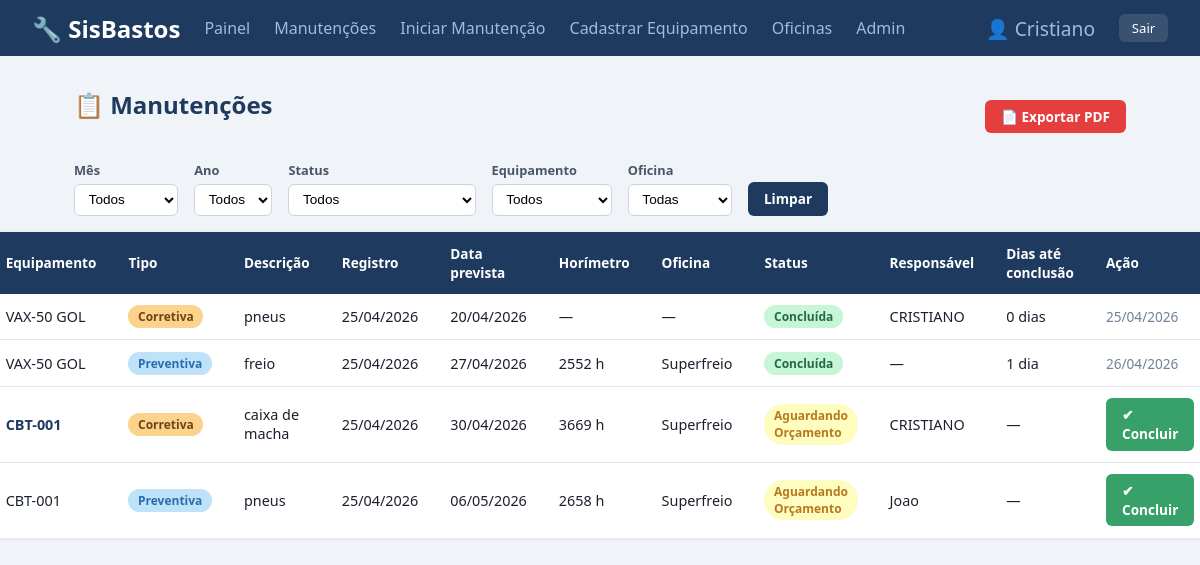
Page /manutencoes/ (signed in) on the earlier database version.
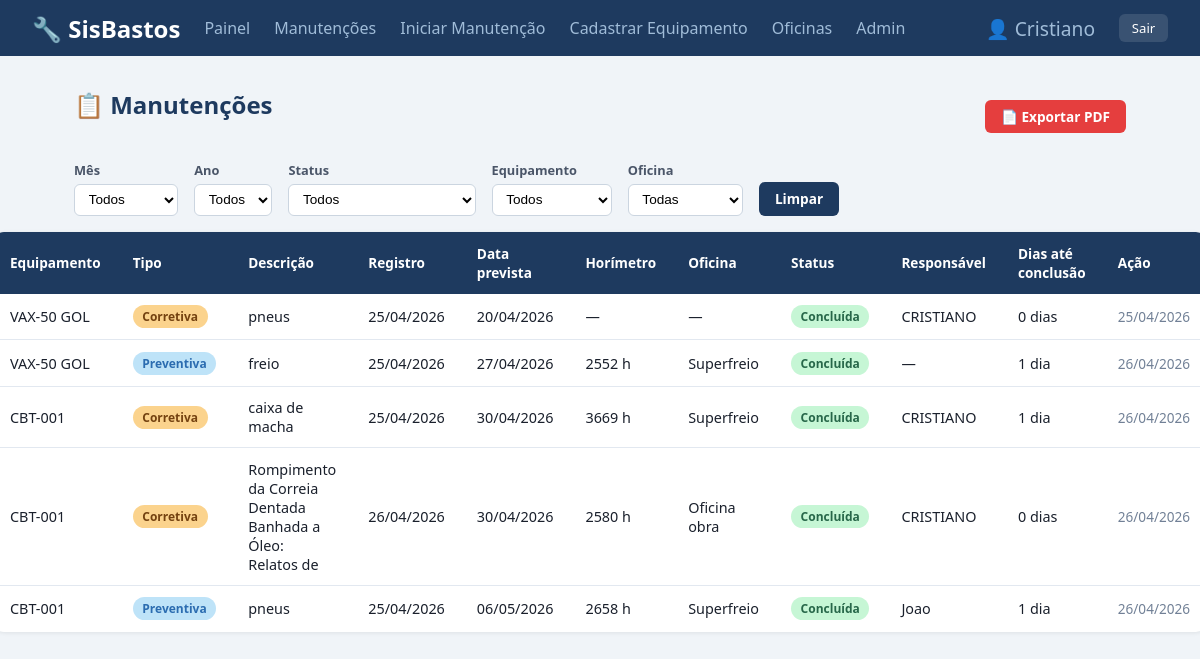
Same page on the later database version.
### manutencao/models.py (models this page shows, shortened)
class Manutencao(models.Model):
    TIPO_CHOICES = [
        ("preventiva", "Preventiva"),
        ("corretiva",  "Corretiva"),
    ]
    STATUS_CHOICES = [
        ("concluida",            "Concluída"),
        ("aguardando_orcamento", "Aguardando Orçamento"),
        ("orcamento_aprovado",   "Orçamento Aprovado"),
    ]
    equipamento    = models.ForeignKey(
        Equipamento,
        on_delete=models.CASCADE,
        related_name="manutencoes"
    )
    tipo           = models.CharField(max_length=20, choices=TIPO_CHOICES)
    descricao      = models.TextField()
    data_registro  = models.DateField(auto_now_add=True)  # preenchido automaticamente ao salvar
    data_prevista  = models.DateField()
    data_realizada = models.DateField(null=True, blank=True)
    status         = models.CharField(max_length=30, choices=STATUS_CHOICES, default="aguardando_orcamento")
    responsavel    = models.CharField(max_length=100, blank=True)
    horimetro      = models.PositiveIntegerField(null=True, blank=True, verbose_name="Horímetro (h)")
    oficina        = models.ForeignKey(
        Oficina,
        on_delete=models.SET_NULL,
        null=True, blank=True,
        related_name="manutencoes",
        verbose_name="Oficina"
    )
    criado_por     = models.ForeignKey(
        "auth.User",
        on_delete=models.SET_NULL,
        null=True, blank=True,
        related_name="manutencoes_criadas",
        verbose_name="Criado por"
    )
    @property
    def dias_ate_conclusao(self):
        if self.data_realizada and self.data_registro:
            return (self.data_realizada - self.data_registro).days
        return None
    class Meta:
        verbose_name        = "Manutenção"
        verbose_name_plural = "Manutenções"
        ordering            = ["data_prevista"]

class Equipamento(models.Model):
    nome        = models.CharField(max_length=100)
    localizacao = models.CharField(max_length=100)
    descricao   = models.TextField(blank=True)
    def __str__(self):
        return self.nome
    class Meta:
        verbose_name        = "Equipamento"
        verbose_name_plural = "Equipamentos"
        ordering            = ["nome"]

class Oficina(models.Model):
    nome        = models.CharField(max_length=100)
    telefone    = models.CharField(max_length=20, blank=True)
    responsavel = models.CharField(max_length=100, blank=True)
    class Meta:
        verbose_name        = "Oficina"
        verbose_name_plural = "Oficinas"
        ordering            = ["nome"]

### manutencao/views.py (the view)
# urls.py: path("manutencoes/",                   views.lista_manutencoes,     name="lista_manutencoes"),
@login_required
def lista_manutencoes(request):
    from django.core.paginator import Paginator
    manutencoes = Manutencao.objects.select_related("equipamento").all()
    status = request.GET.get("status")
    eq_id  = request.GET.get("equipamento")
    mes    = request.GET.get("mes")
    ano    = request.GET.get("ano")
    of_id  = request.GET.get("oficina")
    if status:
        manutencoes = manutencoes.filter(status=status)
    if eq_id:
        manutencoes = manutencoes.filter(equipamento_id=eq_id)
    if mes:
        manutencoes = manutencoes.filter(data_registro__month=mes)
    if ano:
        manutencoes = manutencoes.filter(data_registro__year=ano)
    if of_id:
        manutencoes = manutencoes.filter(oficina_id=of_id)
    from django.db.models.functions import ExtractYear
    anos_disponiveis = (
        Manutencao.objects.annotate(ano=ExtractYear("data_registro"))
        .values_list("ano", flat=True)
        .distinct()
        .order_by("-ano")
    )
    paginator   = Paginator(manutencoes, 7)
    pagina_num  = request.GET.get("pagina", 1)
    pagina      = paginator.get_page(pagina_num)
    query = request.GET.copy()
    query.pop("pagina", None)
    query_string = query.urlencode()
    context = {
        "manutencoes":      pagina,
        "pagina":           pagina,
        "query_string":     query_string,
        "equipamentos":     Equipamento.objects.all(),
        "oficinas":         Oficina.objects.all(),
        "filtro_status":    status,
        "filtro_eq":        eq_id,
        "filtro_mes":       mes,
        "filtro_ano":       ano,
        "filtro_oficina":   of_id,
        "anos_disponiveis": anos_disponiveis,
    }
    return render(request, "manutencao/lista_manutencoes.html", context)

### manutencao/templates/manutencao/lista_manutencoes.html (shortened to what this page needs)
{% extends "manutencao/base.html" %}
{% block conteudo %}
<div class="toolbar">
  <h1>📋 Manutenções</h1>
  <a href="{% url 'exportar_pdf' %}?" class="btn btn-pdf">📄 Exportar PDF</a>
</div>
<form method="get" class="filtros">
  <div>
    <label style="font-size:.8rem;font-weight:600;">Mês</label>
    <select name="mes" onchange="this.form.submit()">
      <option value="">Todos</option>
    </select>
  </div>
  <div>
    <label style="font-size:.8rem;font-weight:600;">Ano</label>
    <select name="ano" onchange="this.form.submit()">
      <option value="">Todos</option>
    </select>
  </div>
  <div>
    <label style="font-size:.8rem;font-weight:600;">Status</label>
    <select name="status" onchange="this.form.submit()">
      <option value="">Todos</option>
    </select>
  </div>
  <div>
    <label style="font-size:.8rem;font-weight:600;">Equipamento</label>
    <select name="equipamento" onchange="this.form.submit()">
      <option value="">Todos</option>
    </select>
  </div>
  <div>
    <label style="font-size:.8rem;font-weight:600;">Oficina</label>
    <select name="oficina" onchange="this.form.submit()">
      <option value="">Todas</option>
    </select>
  </div>
  <a href="{% url 'lista_manutencoes' %}" class="btn btn-primary">Limpar</a>
</form>
<table>
  <thead>
    <tr>
      <th>Equipamento</th><th>Tipo</th><th>Descrição</th>
      <th>Registro</th><th>Data prevista</th><th>Horímetro</th><th>Oficina</th><th>Status</th><th>Responsável</th><th>Dias até conclusão</th><th>Ação</th>
    </tr>
  </thead>
  <tbody>
    {% for m in manutencoes %}
    <tr>
      <td>
        {% if m.status != "concluida" and m.criado_por == request.user %}
          <a href="{% url 'editar_manutencao' m.pk %}" style="color:#1e3a5f;font-weight:600;text-decoration:none;">{{ m.equipamento }}</a>
        {% else %}
          {{ m.equipamento }}
        {% endif %}
      </td>
      <td><span class="badge {{ m.tipo }}">{{ m.get_tipo_display }}</span></td>
      <td>{{ m.descricao }}</td>
      <td>{{ m.data_registro|date:"d/m/Y" }}</td>
      <td>{{ m.data_prevista|date:"d/m/Y" }}</td>
      <td>{% if m.horimetro is not None %}{{ m.horimetro }} h{% else %}—{% endif %}</td>
      <td>{{ m.oficina.nome|default:"—" }}</td>
      <td><span class="badge {{ m.status }}">{{ m.get_status_display }}</span></td>
      <td>{{ m.responsavel|default:"—" }}</td>
      <td>
        {% if m.dias_ate_conclusao is not None %}
          {{ m.dias_ate_conclusao }} dia{{ m.dias_ate_conclusao|pluralize }}
        {% else %}
          —
        {% endif %}
      </td>
      <td>
        {% if m.status != "concluida" %}
        <a href="{% url 'concluir_manutencao' m.pk %}" class="btn btn-success">✔ Concluir</a>
        {% else %}
        <span style="color:#718096;font-size:.85rem;">{{ m.data_realizada|date:"d/m/Y" }}</span>
        {% endif %}
      </td>
    </tr>
    {% empty %}
    <tr><td colspan="11" style="text-align:center;color:#718096;padding:2rem;">Nenhuma manutenção encontrada.</td></tr>
    {% endfor %}
  </tbody>
</table>
{% endblock %}

### manutencao/templates/manutencao/base.html (shortened to what this page needs)
<!DOCTYPE html>
<html lang="pt-br">
<head>
</head>
<body>
  <nav>
    <a class="brand" href="{% url 'dashboard' %}">🔧 SisBastos</a>
    <a href="{% url 'dashboard' %}">Painel</a>
    <a href="{% url 'lista_manutencoes' %}">Manutenções</a>
    <a href="{% url 'cadastrar_manutencao' %}">Iniciar Manutenção</a>
    <a href="{% url 'cadastrar_equipamento' %}">Cadastrar Equipamento</a>
    <a href="{% url 'lista_oficinas' %}">Oficinas</a>
    {% if request.user.is_staff %}
    <a href="/admin/">Admin</a>
    {% endif %}
    <span class="user-info">👤 {{ request.user.username | capfirst }}</span>
    <a href="{% url 'logout' %}" class="btn-logout">Sair</a>
  </nav>
  <div class="container">
    {% block conteudo %}{% endblock %}
  </div>
</body>
</html>

### manutencao/templates/manutencao/base.html (style rules this page uses)
*, *::before, *::after { box-sizing: border-box; margin: 0; padding: 0; }
body { font-family: system-ui, sans-serif; background: #f0f4f8; color: #1a202c; padding-top: 56px; }
nav { background: #1e3a5f; padding: 0 2rem; display: flex; align-items: center; gap: 1.5rem; height: 56px; position: fixed; top: 0; left: 0; right: 0; z-index: 1000; }
nav .brand { color: #fff; font-weight: 700; font-size: 1.5rem; text-decoration: none; }
nav a { color: #a0bcd8; text-decoration: none; font-size: 1.0rem; }
nav .user-info { color: #a0bcd8; font-size: 1.2rem; }
nav .btn-logout { background: rgba(255,255,255,.12); color: #fff; border: none; padding: .3rem .8rem; border-radius: 6px; font-size: .82rem; cursor: pointer; text-decoration: none; }
.container { max-width: 1100px; margin: 2rem auto; padding: 0 1.5rem; display: flex; flex-direction: column; align-items: center; }
.container > * { width: 100%; }
h1 { font-size: 1.5rem; margin-bottom: 1.5rem; color: #1e3a5f; }
table { width: 100%; border-collapse: collapse; background: #fff; border-radius: 10px; overflow: hidden; box-shadow: 0 1px 4px rgba(0,0,0,.08); }
th { background: #1e3a5f; color: #fff; padding: .75rem 1rem; text-align: left; font-size: .85rem; }
td { padding: .7rem 1rem; font-size: .9rem; border-bottom: 1px solid #e2e8f0; }
tr:last-child td { border-bottom: none; }
.badge { display: inline-block; padding: .2rem .6rem; border-radius: 20px; font-size: .75rem; font-weight: 600; }
.badge.concluida { background: #c6f6d5; color: #276749; }
.badge.preventiva { background: #bee3f8; color: #2b6cb0; }
.badge.corretiva { background: #fbd38d; color: #744210; }
.btn { display: inline-block; padding: .45rem 1rem; border-radius: 6px; font-size: .85rem; font-weight: 600; text-decoration: none; cursor: pointer; border: none; }
.btn-primary { background: #1e3a5f; color: #fff; }
.btn-pdf { background: #e53e3e; color: #fff; }
form label { display: block; font-size: .85rem; font-weight: 600; margin-bottom: .3rem; color: #4a5568; }
form input, form select, form textarea { width: 100%; padding: .5rem .75rem; border: 1px solid #cbd5e0; border-radius: 6px; font-size: .9rem; background: #fff; }
.filtros { display: flex; gap: 1rem; margin-bottom: 1rem; flex-wrap: wrap; align-items: flex-end; }
.filtros select { padding: .4rem .6rem; border: 1px solid #cbd5e0; border-radius: 6px; font-size: .85rem; }
.toolbar { display: flex; justify-content: space-between; align-items: center; margin-bottom: 1rem; flex-wrap: wrap; gap: .5rem; }

Differences in the rows shown:
changed Manutencao "caixa de macha": status "Aguardando Orçamento" → "Concluída"; dias_ate_conclusao (not shown) → "1"; data_realizada (not shown) → "26/04/2026"; data_realizada "—" → "dia"
added Manutencao: equipamento "CBT-001", tipo "Corretiva", descricao "Rompimento da Correia Dentada Banhada a Óleo: Relatos de", data_registro "26/04/2026", data_prevista "30/04/2026", horimetro "2580", oficina.nome "Oficina obra", status "Concluída", responsavel "CRISTIANO", dias_ate_conclusao "0", data_realizada "26/04/2026"
changed Manutencao "Joao": status "Aguardando Orçamento" → "Concluída"; dias_ate_conclusao (not shown) → "1"; data_realizada (not shown) → "26/04/2026"; data_realizada "—" → "dia"; no longer shows "✔ Concluir"
